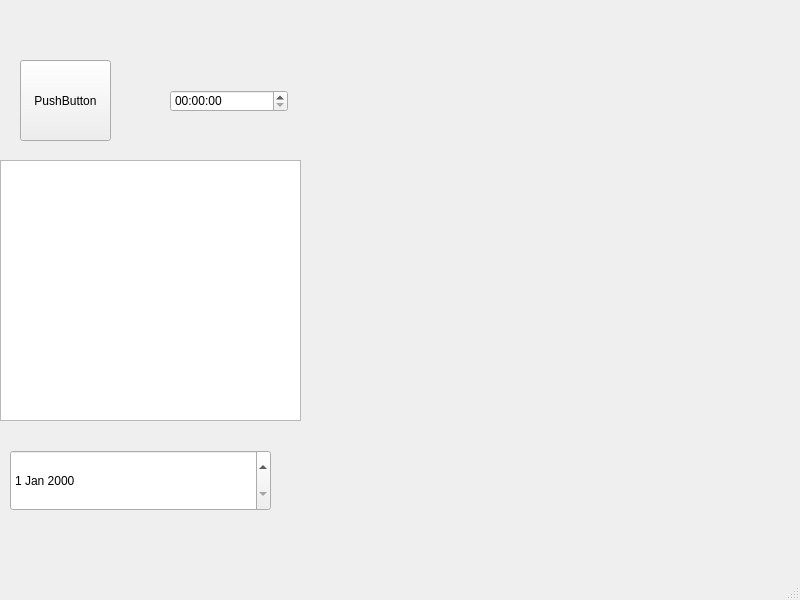
<?xml version="1.0" encoding="UTF-8"?>
<ui version="4.0">
 <class>MainWindow</class>
 <widget class="QMainWindow" name="MainWindow">
  <property name="geometry">
   <rect>
    <x>0</x>
    <y>0</y>
    <width>800</width>
    <height>600</height>
   </rect>
  </property>
  <property name="sizePolicy">
   <sizepolicy hsizetype="Fixed" vsizetype="Fixed">
    <horstretch>0</horstretch>
    <verstretch>0</verstretch>
   </sizepolicy>
  </property>
  <property name="minimumSize">
   <size>
    <width>800</width>
    <height>600</height>
   </size>
  </property>
  <property name="maximumSize">
   <size>
    <width>800</width>
    <height>600</height>
   </size>
  </property>
  <property name="windowTitle">
   <string>MainWindow</string>
  </property>
  <widget class="QWidget" name="centralwidget">
   <widget class="QPushButton" name="pushButton">
    <property name="geometry">
     <rect>
      <x>20</x>
      <y>60</y>
      <width>91</width>
      <height>81</height>
     </rect>
    </property>
    <property name="text">
     <string>PushButton</string>
    </property>
   </widget>
   <widget class="QPlainTextEdit" name="plainTextEdit">
    <property name="geometry">
     <rect>
      <x>0</x>
      <y>160</y>
      <width>301</width>
      <height>261</height>
     </rect>
    </property>
   </widget>
   <widget class="QDateEdit" name="dateEdit">
    <property name="geometry">
     <rect>
      <x>10</x>
      <y>450</y>
      <width>261</width>
      <height>61</height>
     </rect>
    </property>
   </widget>
   <widget class="QTimeEdit" name="timeEdit">
    <property name="geometry">
     <rect>
      <x>170</x>
      <y>90</y>
      <width>118</width>
      <height>22</height>
     </rect>
    </property>
   </widget>
  </widget>
  <widget class="QStatusBar" name="statusbar"/>
 </widget>
 <resources/>
 <connections/>
</ui>
